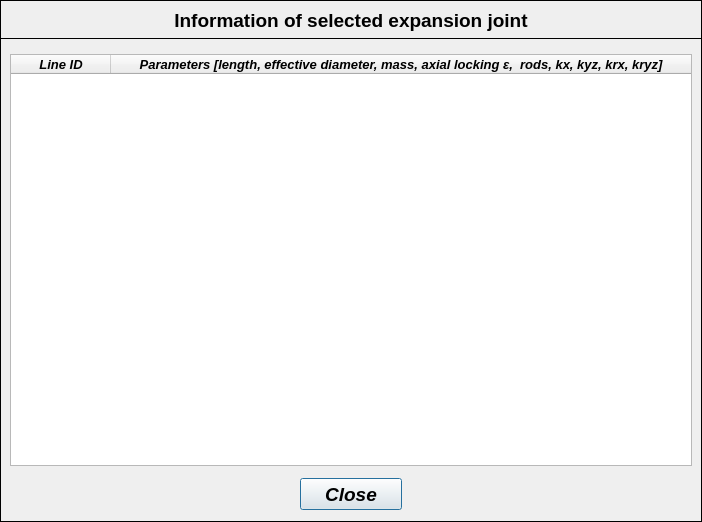
<?xml version="1.0" encoding="UTF-8"?>
<ui version="4.0">
 <class>Dialog</class>
 <widget class="QDialog" name="Dialog">
  <property name="geometry">
   <rect>
    <x>0</x>
    <y>0</y>
    <width>702</width>
    <height>522</height>
   </rect>
  </property>
  <property name="minimumSize">
   <size>
    <width>702</width>
    <height>522</height>
   </size>
  </property>
  <property name="maximumSize">
   <size>
    <width>702</width>
    <height>522</height>
   </size>
  </property>
  <property name="windowTitle">
   <string>Information of selected group</string>
  </property>
  <widget class="QFrame" name="frame">
   <property name="geometry">
    <rect>
     <x>0</x>
     <y>0</y>
     <width>702</width>
     <height>39</height>
    </rect>
   </property>
   <property name="minimumSize">
    <size>
     <width>702</width>
     <height>0</height>
    </size>
   </property>
   <property name="maximumSize">
    <size>
     <width>702</width>
     <height>16777215</height>
    </size>
   </property>
   <property name="frameShape">
    <enum>QFrame::Box</enum>
   </property>
   <property name="frameShadow">
    <enum>QFrame::Plain</enum>
   </property>
   <property name="lineWidth">
    <number>1</number>
   </property>
   <widget class="QLabel" name="title_label">
    <property name="geometry">
     <rect>
      <x>100</x>
      <y>4</y>
      <width>502</width>
      <height>33</height>
     </rect>
    </property>
    <property name="minimumSize">
     <size>
      <width>502</width>
      <height>33</height>
     </size>
    </property>
    <property name="maximumSize">
     <size>
      <width>502</width>
      <height>33</height>
     </size>
    </property>
    <property name="font">
     <font>
      <family>Arial</family>
      <pointsize>14</pointsize>
      <weight>75</weight>
      <italic>false</italic>
      <bold>true</bold>
     </font>
    </property>
    <property name="text">
     <string>&lt;html&gt;&lt;head/&gt;&lt;body&gt;&lt;p align=&quot;center&quot;&gt;Information of selected expansion joint&lt;/p&gt;&lt;/body&gt;&lt;/html&gt;</string>
    </property>
    <property name="textFormat">
     <enum>Qt::AutoText</enum>
    </property>
    <property name="alignment">
     <set>Qt::AlignCenter</set>
    </property>
   </widget>
  </widget>
  <widget class="QFrame" name="frame_2">
   <property name="geometry">
    <rect>
     <x>0</x>
     <y>38</y>
     <width>702</width>
     <height>484</height>
    </rect>
   </property>
   <property name="minimumSize">
    <size>
     <width>702</width>
     <height>0</height>
    </size>
   </property>
   <property name="maximumSize">
    <size>
     <width>702</width>
     <height>16777215</height>
    </size>
   </property>
   <property name="frameShape">
    <enum>QFrame::Box</enum>
   </property>
   <property name="frameShadow">
    <enum>QFrame::Plain</enum>
   </property>
   <widget class="QPushButton" name="pushButton_close">
    <property name="geometry">
     <rect>
      <x>300</x>
      <y>440</y>
      <width>102</width>
      <height>32</height>
     </rect>
    </property>
    <property name="minimumSize">
     <size>
      <width>102</width>
      <height>32</height>
     </size>
    </property>
    <property name="maximumSize">
     <size>
      <width>102</width>
      <height>32</height>
     </size>
    </property>
    <property name="font">
     <font>
      <family>Arial</family>
      <pointsize>14</pointsize>
      <weight>75</weight>
      <italic>true</italic>
      <bold>true</bold>
     </font>
    </property>
    <property name="text">
     <string>Close</string>
    </property>
   </widget>
   <widget class="QTreeWidget" name="treeWidget_group_info">
    <property name="geometry">
     <rect>
      <x>10</x>
      <y>16</y>
      <width>682</width>
      <height>412</height>
     </rect>
    </property>
    <property name="minimumSize">
     <size>
      <width>682</width>
      <height>370</height>
     </size>
    </property>
    <property name="maximumSize">
     <size>
      <width>382</width>
      <height>430</height>
     </size>
    </property>
    <property name="font">
     <font>
      <family>Arial</family>
      <pointsize>10</pointsize>
      <weight>75</weight>
      <italic>true</italic>
      <bold>true</bold>
     </font>
    </property>
    <property name="textElideMode">
     <enum>Qt::ElideRight</enum>
    </property>
    <property name="indentation">
     <number>0</number>
    </property>
    <property name="uniformRowHeights">
     <bool>false</bool>
    </property>
    <property name="animated">
     <bool>false</bool>
    </property>
    <property name="allColumnsShowFocus">
     <bool>false</bool>
    </property>
    <property name="headerHidden">
     <bool>false</bool>
    </property>
    <property name="columnCount">
     <number>2</number>
    </property>
    <attribute name="headerVisible">
     <bool>true</bool>
    </attribute>
    <column>
     <property name="text">
      <string>Line ID</string>
     </property>
     <property name="font">
      <font>
       <family>Arial</family>
       <pointsize>10</pointsize>
       <weight>75</weight>
       <italic>true</italic>
       <bold>true</bold>
      </font>
     </property>
     <property name="textAlignment">
      <set>AlignCenter</set>
     </property>
    </column>
    <column>
     <property name="text">
      <string>Parameters [length, effective diameter, mass, axial locking ε,  rods, kx, kyz, krx, kryz]</string>
     </property>
     <property name="font">
      <font>
       <family>Arial</family>
       <pointsize>10</pointsize>
       <weight>75</weight>
       <italic>true</italic>
       <bold>true</bold>
      </font>
     </property>
     <property name="textAlignment">
      <set>AlignCenter</set>
     </property>
    </column>
   </widget>
  </widget>
 </widget>
 <tabstops>
  <tabstop>treeWidget_group_info</tabstop>
  <tabstop>pushButton_close</tabstop>
 </tabstops>
 <resources/>
 <connections/>
</ui>
